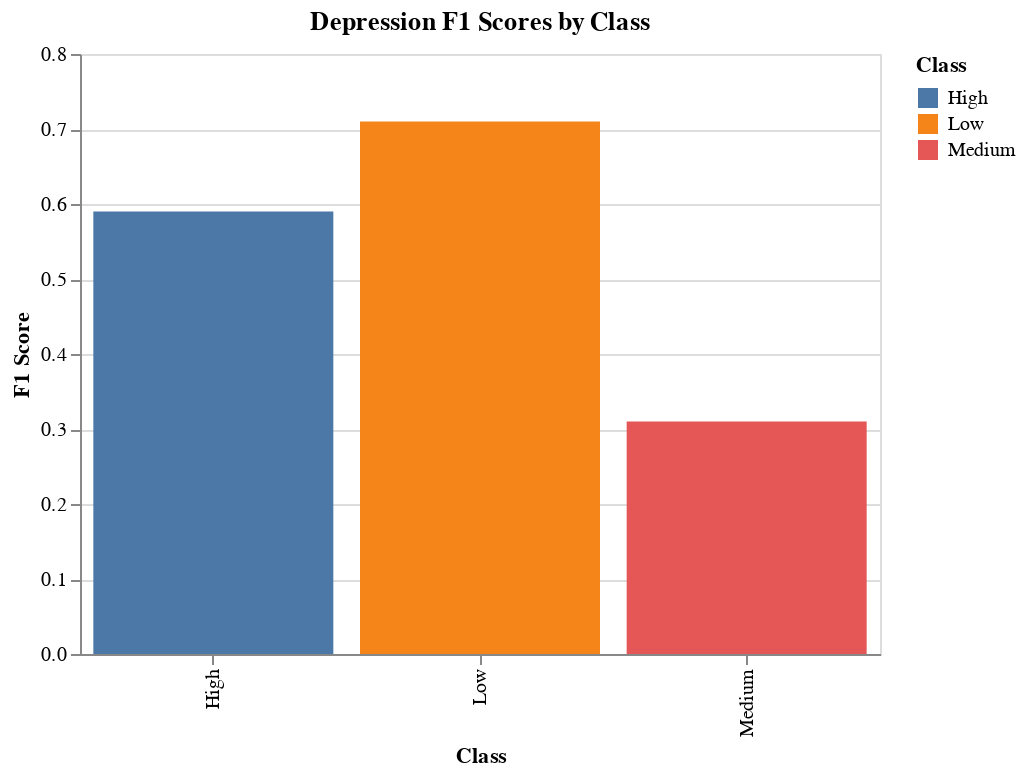

Notebook code for this chart:
### Code cell
import pandas as pd
import altair as alt

class_labels = ['Low', 'Medium', 'High']
f1_scores = [0.71, 0.31, 0.59]

data = pd.DataFrame({
    'Class': class_labels,
    'F1 Score': f1_scores
})

chart = alt.Chart(data).mark_bar().encode(
    x='Class',
    y='F1 Score',
    color='Class',
    tooltip=['Class', 'F1 Score']
).properties(
    width=400,
    height=300,
    title='Depression F1 Scores by Class'
)

chart

### Figure 1 — Vega-Lite specification as saved in the notebook (floating-point values rounded to 4 significant figures)
{"config": {"view": {"continuousWidth": 300, "continuousHeight": 300}}, "data": {"name": "data-3979ec142330047341ed0d6e96239acf"}, "mark": {"type": "bar"}, "encoding": {"color": {"field": "Class", "type": "nominal"}, "tooltip": [{"field": "Class", "type": "nominal"}, {"field": "F1 Score", "type": "quantitative"}], "x": {"field": "Class", "type": "nominal"}, "y": {"field": "F1 Score", "type": "quantitative"}}, "height": 300, "title": "Depression F1 Scores by Class", "width": 400, "$schema": "https://vega.github.io/schema/vega-lite/v5.16.3.json", "datasets": {"data-3979ec142330047341ed0d6e96239acf": [{"Class": "Low", "F1 Score": 0.71}, {"Class": "Medium", "F1 Score": 0.31}, {"Class": "High", "F1 Score": 0.59}]}}
